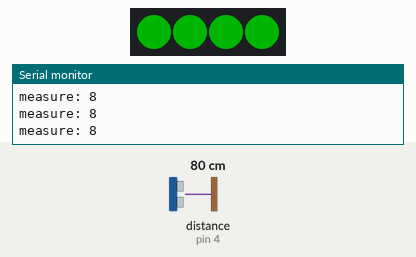
Bench run of a sketch on a simulated Arduino Uno, built with avr-gcc and run on an emulated ATmega328P. Parts: 4 RGB LEDs in strip order, left to right, the last lines printed to the serial monitor. Inputs (shaded band) come from the test bench; at power-on: distance to the obstacle (sensor on pin 4) 80 cm. Dim RGB values are drawn brighter than linear.

Above: at 1.2 s.
1.3 s: distance to the obstacle (sensor on pin 4) set to 250 cm
At 2.5 s:
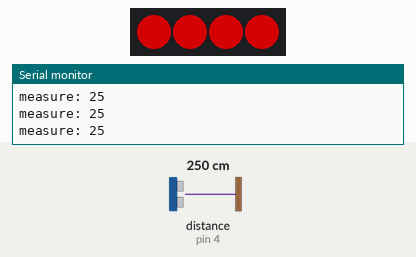
2.8 s: distance to the obstacle (sensor on pin 4) set to 18 cm
At 3.6 s:
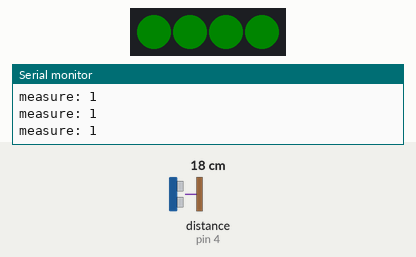
4.3 s: distance to the obstacle (sensor on pin 4) set to 35 cm
At 5.4 s:
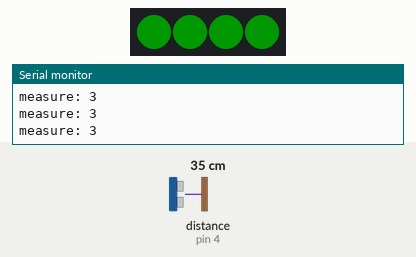
5.8 s: distance to the obstacle (sensor on pin 4) set to 120 cm
At 6.7 s:
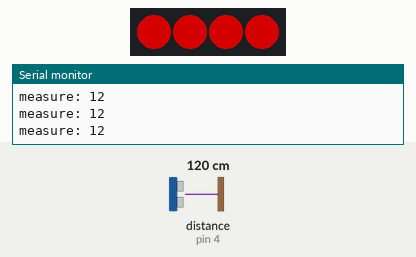
Timing chart, 0 to 8.8 s (numbered marks = the images above; inputs shaded):
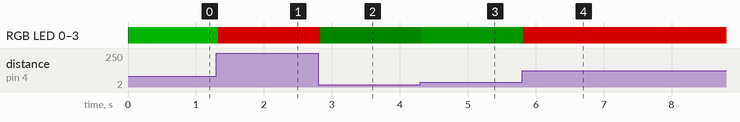

Measured:
- after the input at 1.3 s, RGB LED 0–3: RGB(0, 64, 0) → RGB(128, 0, 0) at once
- after the input at 2.8 s, RGB LED 0–3: RGB(128, 0, 0) → RGB(0, 8, 0) at once
- after the input at 4.3 s, RGB LED 0–3: RGB(0, 8, 0) → RGB(0, 24, 0) at once
- after the input at 5.8 s, RGB LED 0–3: RGB(0, 24, 0) → RGB(128, 0, 0) at once

The sketch:

UltraSonicIndicator.ino
```cpp
#include "Makeblock.h"
#include <SoftwareSerial.h>
#include <Wire.h>

class SZDIYUltrasonicSensor {
public:
  uint8_t val;
  MeUltrasonicSensor ultraSonic;
  MeRGBLed led;

  SZDIYUltrasonicSensor(uint8_t ultraSonicPort, uint8_t ledPort) {
    ultraSonic = MeUltrasonicSensor(ultraSonicPort);
    led = MeRGBLed(ledPort);
    led.setNumber(4);
  }

  void initRead() {
    val = ultraSonic.distanceCm() / 10;
    this->setIndicator(false, 1.0);
  }

  void readUltraSonic() {
    uint8_t newVal = ultraSonic.distanceCm() / 10;
    if (newVal == 0) {
      return;
    }

    Serial.print("measure: ");
    Serial.println(newVal);

    if (newVal >= 1 && newVal < 10) {
      setIndicator(true, (float)(newVal)/16.0);
    }
    else {
      setIndicator(false, 1);
    }

    val = newVal;
  }

  void setIndicator(boolean correct, float l) {
      for (int i = 0; i < 4; i++) {
        if (correct) {
          led.setColorAt(i, 0, 128*l, 0);
        }
        else {
          led.setColorAt(i, 128, 0, 0);
        }
      }
      led.show();
  }

};

SZDIYUltrasonicSensor ultra(PORT_4, PORT_3);

void setup() {
  Serial.begin(9600);

  ultra.initRead();
}

void loop() {

  ultra.readUltraSonic();

  delay(10);
}
```
